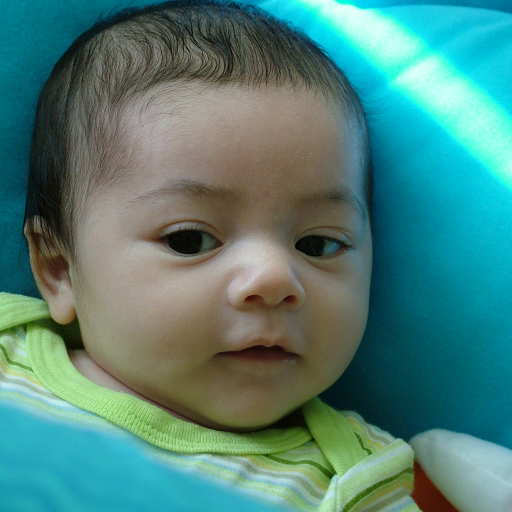
#> input picture data/train/images/00000.png, 1024 x 1024 px (shown at 1/2 size); its folder holds only this picture in this run
$ python traditional_ml_train.py
#> lines starting #> are read from the running program, lines starting #| are printed output that depends on the picture
import os
import glob
import numpy as np
from PIL import Image
from sklearn.ensemble import RandomForestRegressor
from sklearn.model_selection import train_test_split
from sklearn.metrics import mean_squared_error, r2_score
from joblib import dump

def extract_features(img, patch_radius=1):
    """
    Given a H×W×3 image (as a numpy array in [0,1]),
    returns an array of shape (H*W, (2r+1)^2*3) with
    flattened RGB neighbourhoods around each pixel.
    Each patch is centered on a pixel and includes its
    neighbors in a square of side (2r+1).
    Args:
        img (np.ndarray): Input image as a numpy array.
        patch_radius (int): Radius of the patch around each pixel.
    Returns:
        np.ndarray: Extracted features as a 2D array.
    """

    # pad image to avoid boundary issues
    H, W, _ = img.shape
    r = patch_radius
    pad = np.pad(img, ((r, r), (r, r), (0, 0)), mode='reflect')
    feats = []

    # extract patches
    for dy in range(-r, r+1):
        for dx in range(-r, r+1):
            patch = pad[r+dy : r+dy+H, r+dx : r+dx+W]  # H×W×3
            feats.append(patch.reshape(-1, 3))
    X = np.concatenate(feats, axis=1)  # (H*W, (2r+1)^2*3)
    return X


def build_dataset(
    image_dir,
    label_dir,
    patch_radius=1,
    sample_fraction=1.0,
    target_size=(512, 512)
):
    """
    Walk images/labels, extract features and targets.
    Optionally resizes images and labels to `target_size`.
    To keep memory down, we randomly sample a fraction of pixels.
    Args:
        image_dir (str): Directory containing input images.
        label_dir (str): Directory containing target labels.
        patch_radius (int): Radius of the patch around each pixel.
        sample_fraction (float): Fraction of pixels to sample from each image.
        target_size (tuple): Size to which images and labels will be resized.
    Returns:
        tuple: Tuple of numpy arrays (X, y) where X is the feature array
               and y is the target array.

    """
#> called with image_dir = 'dataset/train/images', label_dir = 'dataset/train/labels', patch_radius = 1, sample_fraction = 0.05, target_size = (512, 512)

    # check directories
    all_X, all_y = [], []
    img_paths = sorted(glob.glob(os.path.join(image_dir, '*')))
    lbl_paths = sorted(glob.glob(os.path.join(label_dir, '*')))
    assert len(img_paths) == len(lbl_paths), "Number of images and labels must match"

    for imp, lp in zip(img_paths, lbl_paths):
        # Load with PIL and resize to target_size
        pil_im = Image.open(imp).convert('RGB')
#> pil_im is the input picture: PIL image 1024x1024 RGB; mean R, G, B 78, 129.5, 121.7
        pil_lb = Image.open(lp).convert('RGB')
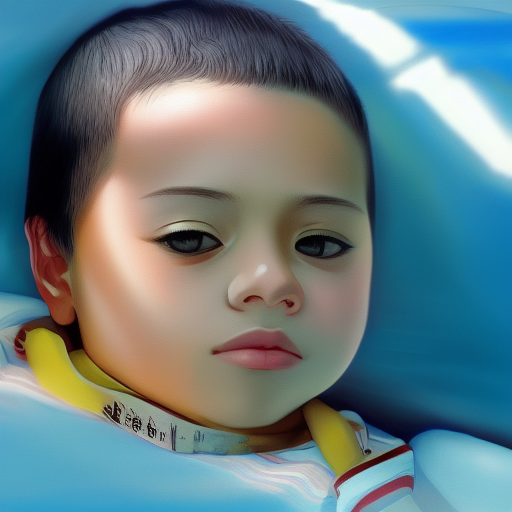
#> input picture data/train/labels/00000.png, 512 x 512 px
#> pil_lb is the input picture: PIL image 512x512 RGB; mean R, G, B 101.4, 125.8, 130.5
        pil_im = pil_im.resize(target_size, Image.BILINEAR)
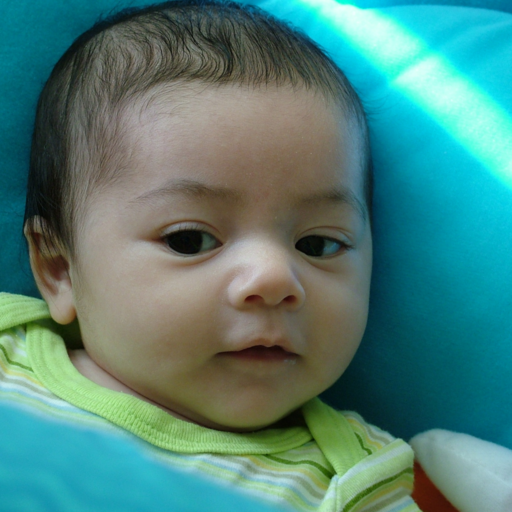
#> pil_im: PIL image 512x512 RGB; mean R, G, B 78.1, 129.6, 121.8
        pil_lb = pil_lb.resize(target_size, Image.BILINEAR)

        # Convert to numpy arrays
        im = np.asarray(pil_im, dtype=np.float32) / 255.0
        lb = np.asarray(pil_lb, dtype=np.float32) / 255.0

        # Extract features and reshape labels
        X = extract_features(im, patch_radius)
#> after the loop in extract_features, `for dy in range(-r, r+1):`:
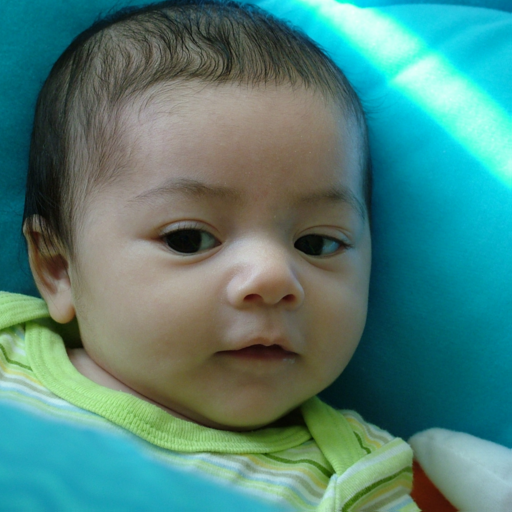
#> patch: shape (512, 512, 3) float32; mean R, G, B 0.307, 0.509, 0.478
#> after the loop in extract_features, `for dy in range(-r, r+1):`: feats = 9 items
        y = lb.reshape(-1, 3)

        # Randomly sample a subset of pixels
        idx = np.random.choice(
            X.shape[0],
            size=int(X.shape[0] * sample_fraction),
            replace=False
        )
        all_X.append(X[idx])
        all_y.append(y[idx])

    X_all = np.vstack(all_X)
    y_all = np.vstack(all_y)
    return X_all, y_all


def train(
    data_root: str = 'dataset/train',
    patch_radius: int = 1,
    sample_frac: float = 0.05,
    validation_frac: float = 0.2,
    n_estimators: int = 50,
    max_depth: int = 20,
    random_seed: int = 42,
    model_out: str = 'rf_style_with_val.joblib',
    target_size: tuple = (512, 512)
):
    """
    Train a RandomForestRegressor to map human-image patches → anime-image RGBs,
    and evaluate on a held-out validation set. Resizes data to `target_size`.

    Args:
        data_root:       path containing 'images/' and 'labels/' subfolders
        patch_radius:    neighborhood radius for feature extraction
        sample_frac:     fraction of pixels to sample per image
        validation_frac: fraction of data to reserve for validation
        n_estimators:    number of trees in the forest
        max_depth:       maximum tree depth
        random_seed:     random seed for reproducibility
        model_out:       filepath to save the trained model
        target_size:     (width, height) to resize images and labels
    Returns:
        None
    """

    # check directories
    img_dir = os.path.join(data_root, 'images')
    lbl_dir = os.path.join(data_root, 'labels')

    # Build dataset
    print(f"[1/4] Building dataset from {img_dir} & {lbl_dir} at {target_size}…")
    X, y = build_dataset(
        image_dir=img_dir,
        label_dir=lbl_dir,
        patch_radius=patch_radius,
        sample_fraction=sample_frac,
        target_size=target_size
    )
    print(f"Total samples: {X.shape[0]:,}")
#| Total samples: 13,107

    # split into training and validation sets
    X_train, X_val, y_train, y_val = train_test_split(
        X, y,
        test_size=validation_frac,
        random_state=random_seed
    )
#> y_val = 2622 rows, first 8: [0.0157, 0.341, 0.455], [0.725, 0.639, 0.584], [0.608, 0.592, 0.188], [0.0353, 0.4, 0.545], [0.0196, 0.259, 0.365], [0.443, 0.639, 0.722], [0.604, 0.6, 0.561], [0.212, 0.533, 0.682]
    print(f"[2/4] Training samples: {X_train.shape[0]:,}, Validation samples: {X_val.shape[0]:,}")
#| [2/4] Training samples: 10,485, Validation samples: 2,622

    # train the RandomForestRegressor
    print(f"[3/4] Training RandomForestRegressor ({n_estimators} trees, max_depth={max_depth})…")
    rf = RandomForestRegressor(
        n_estimators=n_estimators,
        max_depth=max_depth,
        random_state=random_seed,
        n_jobs=-1,
        verbose=1
    )
    rf.fit(X_train, y_train)

    # evaluate on the validation set
    print("[4/4] Evaluating on validation set…")
    y_pred = rf.predict(X_val)
#> y_pred = 2622 rows, first 8: [0.0377, 0.331, 0.442], [0.726, 0.662, 0.611], [0.513, 0.551, 0.462], [0.0524, 0.404, 0.538], [0.0452, 0.301, 0.417], [0.434, 0.592, 0.624], [0.468, 0.383, 0.318], [0.166, 0.522, 0.661]
    mse = mean_squared_error(y_val, y_pred)
#> mse = 0.00951
    r2 = r2_score(y_val, y_pred)
#> r2 = 0.826
    print(f"Validation MSE: {mse:.6f}")
#| Validation MSE: 0.009508
    print(f"Validation R^2: {r2:.4f}")
#| Validation R^2: 0.8256

    # save the trained model
    dump(rf, model_out)
    print(f"Model saved to '{model_out}'. Training complete.")


if __name__ == '__main__':
    train(
        data_root='dataset/train',
        patch_radius=1,
        sample_frac=0.05,
        validation_frac=0.2,
        n_estimators=50,
        max_depth=20,
        random_seed=42,
        model_out='rf_style_with_val_512.joblib',
        target_size=(512, 512)
    )
